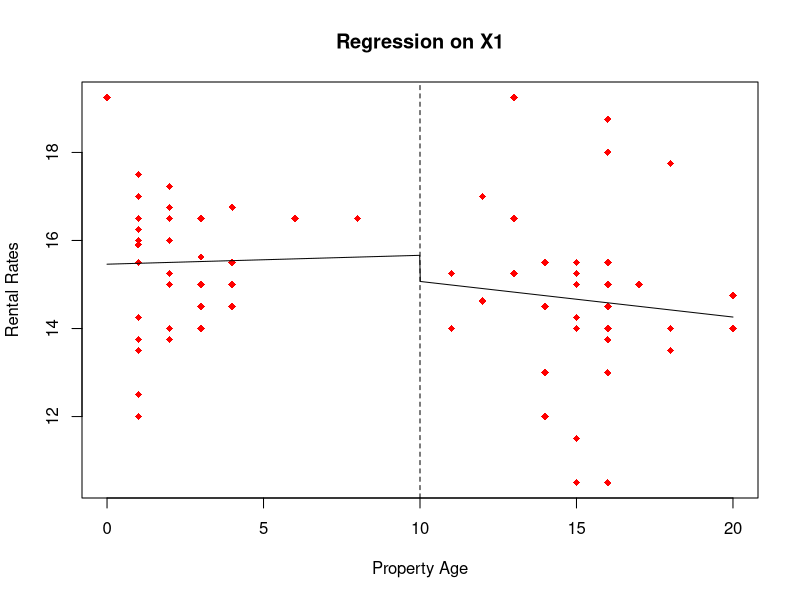

This chart was generated by the following R code:
## ---- chunk 1

# read data
properties <- read.table("../../data/CH06PR18-1.txt", header=TRUE)

# center ages variable (square of variable included in model)
Centered_Ages <- properties$Age-mean(properties$Age)
Sq_Centered_Ages <- Centered_Ages^2

# create table
prop <- cbind(properties, Centered_Ages, Sq_Centered_Ages)

# plot scatter with vertical line at break
plot(prop$Age, prop$Rental_Rates, pch=18, col="red", ylab="Rental Rates", xlab="Property Age", main="Regression on X1")
abline(v=10, lty=2)

# fit piecewise model
piecewise.fit <- lm(Rental_Rates ~ Age + pmax(0, Age - 10) + I(Age > 10), data=prop)

# generate x variables for prediction
a.grid <- seq(0, max(prop$Age), length.out=1000)

# generate piecewise prediction lines
predictions <- predict(piecewise.fit, newdata=data.frame(Age = a.grid), interval = "confidence")

# add lines to graph (run entire chunk for success)
lines(x=a.grid, y=predictions[,1], col="gray3")
